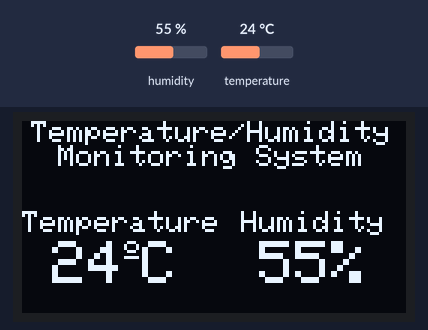
Bench run of a sketch on a simulated Arduino Uno, built with avr-gcc and run on an emulated ATmega328P. On the bench: 128×64 one-colour display. The inputs (shaded band) are chosen by the test bench; at power-on: humidity 55 %, temperature 24 °C.

Above: at 7.6 s.
7.7 s: humidity set to 22 %
At 12.9 s:
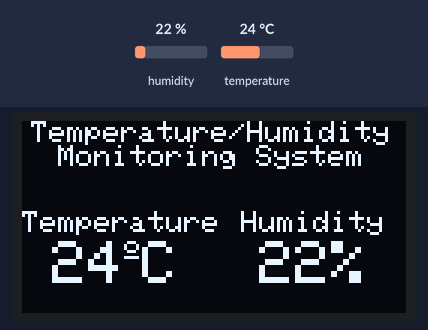
15.2 s: temperature set to 12 °C
At 17.6 s:
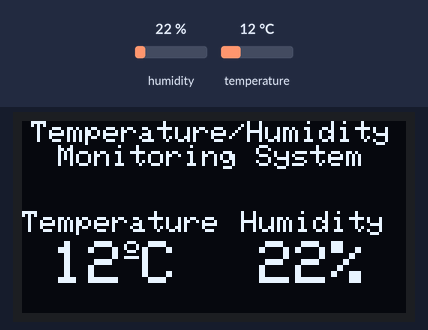
22.7 s: humidity set to 40 %
At 28.2 s:
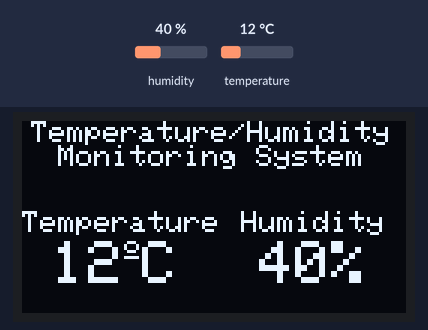
30.2 s: temperature set to 19 °C
At 32.9 s:
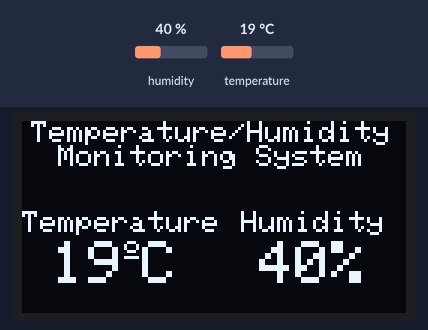
Timing chart, 0 to 34.4 s (numbered marks = the images above; inputs shaded):
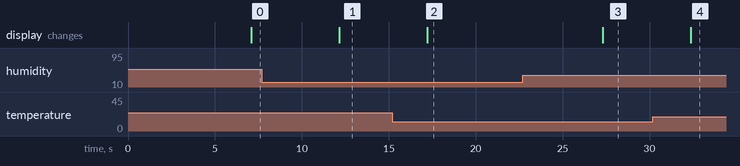

Measured:
- after the input at 7.7 s, the display: changes after 4.4 s (image 1)
- after the input at 15.2 s, the display: changes after 2.0 s (image 2)
- after the input at 22.7 s, the display: changes after 4.6 s (image 3)
- after the input at 30.2 s, the display: changes after 2.2 s (image 4)

The sketch:

ject_2_Monitoring_Suhu_dan_Kelembapan_Menggunakan_DHT11_deng.ino
```cpp
#include <Wire.h>
#include <Adafruit_GFX.h>
#include <Adafruit_SSD1306.h>
#include <Adafruit_Sensor.h>
#include <DHT.h>
#define SCREEN_WIDTH 128
#define SCREEN_HEIGHT 64
//Koneksi LCD-> SCL Ke D1 dan SDA ke D2
Adafruit_SSD1306 display(SCREEN_WIDTH, SCREEN_HEIGHT, &Wire, -1);
#define DHTPIN 14     //D5
#define DHTTYPE    DHT11     // DHT 11

DHT dht(DHTPIN, DHTTYPE);

void setup() {
  Serial.begin(115200);
  dht.begin();
  if(!display.begin(SSD1306_SWITCHCAPVCC, 0x3C)) {
    Serial.println(F("SSD1306 allocation failed"));
    for(;;);
  }
  delay(2000);
  display.clearDisplay();
  display.setTextColor(WHITE);
}

void loop() {
  delay(5000);
  //read temperature and humidity
  int t = dht.readTemperature();
  int h = dht.readHumidity();
  if (isnan(h) || isnan(t)) {
    Serial.println("Failed to read from DHT sensor!");
  }
  // clear display
  display.clearDisplay();
  display.setTextSize(1);
  display.setCursor(3,0);
  display.print("Temperature/Humidity");
  display.setCursor(12,8);
  display.print("Monitoring System");
  // display temperature
  display.setTextSize(1);
  display.setCursor(0,30);
  display.print("Temperature");
  display.setTextSize(2);
  display.setCursor(10,40);
  display.print(t);
  display.print("");
  display.setTextSize(1);
  display.cp437(true);
  display.write(167);
  display.setTextSize(2);
  display.print("C");
  // display humidity
  display.setTextSize(1);
  display.setCursor(73, 30);
  display.print("Humidity");
  display.setTextSize(2);
  display.setCursor(79, 40);
  display.print(h);
  display.print("%");

  display.display();
}
```
